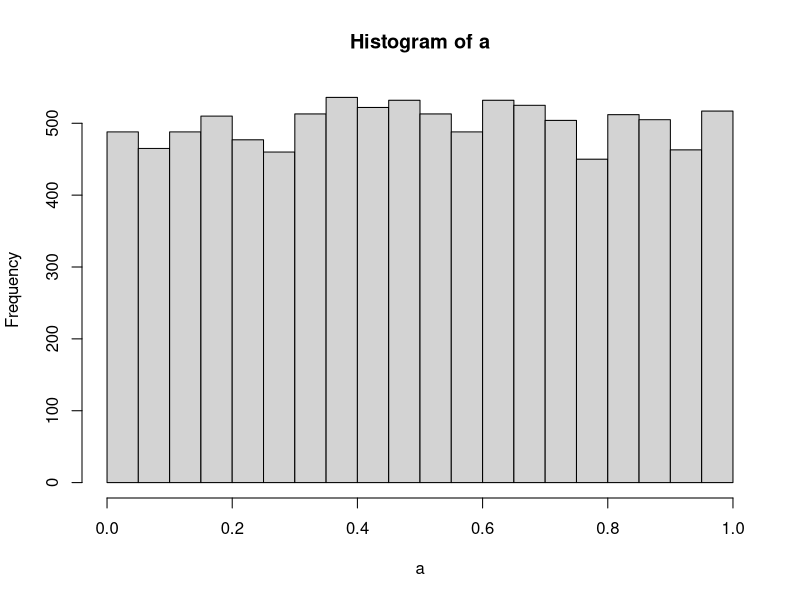
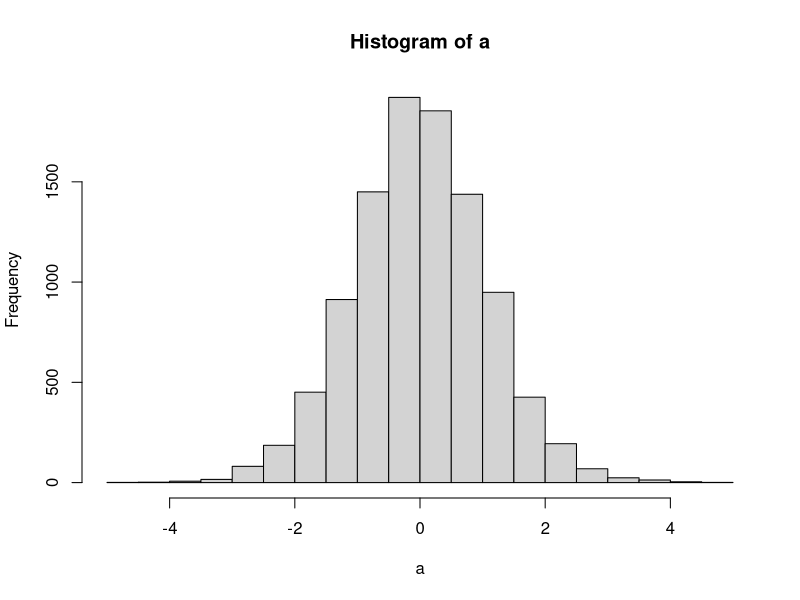

Write the R code that produced these figures, in order.
## ---- chunk 1
knitr::opts_chunk$set(echo = TRUE)
## ---- chunk 2
a <- replicate(10000,t.test(rnorm(10,0,1),rnorm(10,0,1))$p.value)
hist(a)
## ---- chunk 3
a <- replicate(10000,t.test(rnorm(10,0,1),rnorm(10,0,1))$statistic)
hist(a)
## ---- chunk 4
t <- .5
df <- 9
(1 - pt(q = abs(t), df = df))*2
## ---- chunk 5
t <- 1
df <- 9
(1 - pt(q = abs(t), df = df))*2
## ---- chunk 6
t <- 1.5
df <- 9
(1 - pt(q = abs(t), df = df))*2
## ---- chunk 7
t <- 2
df <- 9
(1 - pt(q = abs(t), df = df))*2
## ---- chunk 8
t <- 2.5
df <- 9
(1 - pt(q = abs(t), df = df))*2
## ---- chunk 9
testScores <- rnorm(10, mean = 0, sd = 1)
t.test(testScores,mu=0)
t_dist <-runif(10000)

